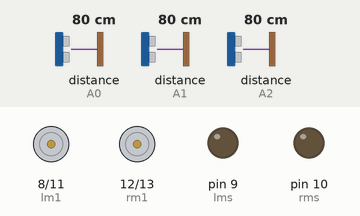
This sketch was run on a simulated Arduino Uno, built with avr-gcc and run on an emulated ATmega328P. On the bench: motor-driver pin pairs drawn as motors (green arrow = first pin HIGH = forward, orange = second pin HIGH = backward, longer = more drive), output pins drawn as LEDs (lit = HIGH). Wiring (inferred from the names in the program): 3 × ultrasonic range finder: trigger A0, echo A0 / trigger A1, echo A1 / trigger A2, echo A2. The inputs (shaded band) are chosen by the test bench; at power-on: distance to the obstacle (sensors on A0, A1, A2) 80 cm. The echo pulse lasts 58.3 µs per cm; pins used as bus, display or sensor lines are not drawn; what the sketch prints to the serial monitor is not drawn.

Above: at 0.1 s.
At 1.4 s:
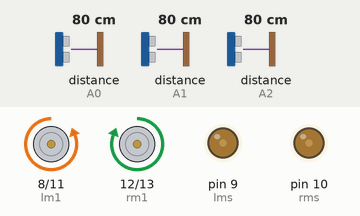
1.5 s: distance to the obstacle (sensor on A0) set to 17 cm
3.6 s: distance to the obstacle (sensor on A0) set to 13 cm
At 7.9 s:
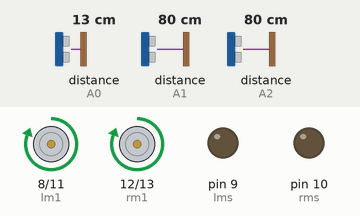
Timing chart, 0 to 12.9 s (numbered marks = the images above; inputs shaded):
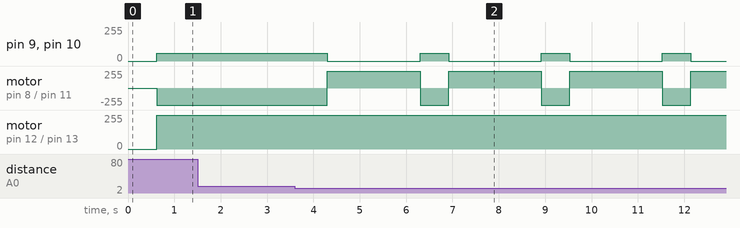

Measured:
- the behaviour switches between 16 and 15 cm on distance to the obstacle (sensor on A0) (found by bisection; images 1 and 2)
- after the input at 1.5 s, every drawn part: stays the same
- after the input at 3.6 s, pin 9 (lms), pin 10 (rms): alternates 60/255 for 0.61 s and 0/255 for 2.0 s, starting after 0.70 s; motor on pin 8 (lm1) / pin 11 (lm2): alternates forward 255/255 for 2.0 s and backward 255/255 for 0.61 s, starting after 0.70 s

The sketch:

robot_sensor.ino
```cpp
    #define S0 4
    #define S1 5
    #define S2 6
    #define S3 7
    #define sensorOut 3
    const int frequencyR = 7; //1 = bleu /--/ 4 = orange /--/ 7 = blanc |
    const int frequencyG = 8; //2 = bleu /--/ 5 = orange /--/ 8 = blanc |
    const int frequencyB = 9; //3 = bleu /--/ 6 = orange /--/ 9 = blanc |
    int cylindre = 1;

//-----------------------------------------------------------------------------
const int pingPin = A0; // capteur avant
const int pingPin1 = A1; // capteur avant droite
const int pingPin2 = A2; // capteur avant gauche

// déclaration des variable pour le temps entre deux ondes et la distance
long duration, cm=0;
long duration1, cm1=0;
long duration2, cm2=0;

//-----------------------------------------------------------------------------
int lm1 = 8 ;
int lm2 = 11;
int lms = 9;
int rm1 = 12;
int rm2 = 13;
int rms = 10;

void setup() {

 // initialise la communication série
  Serial.begin(9600);
//------------------------------------------------------------------------------
  pinMode(lm1,OUTPUT);
  pinMode(lm2,OUTPUT);
  pinMode(lms,OUTPUT);
  pinMode(rm1,OUTPUT);
  pinMode(rm2,OUTPUT);
  pinMode(rms,OUTPUT);
//------------------------------------------------------------------------------
  pinMode(S0, OUTPUT);
  pinMode(S1, OUTPUT);
  pinMode(S2, OUTPUT);
  pinMode(S3, OUTPUT);
  pinMode(sensorOut, INPUT);

   // Setting frequency-scaling to 20%
  digitalWrite(S0,LOW);
  digitalWrite(S1,HIGH);
}

void loop()
{

  pinMode(pingPin, OUTPUT);

  digitalWrite(pingPin, LOW);
  delayMicroseconds(2);
  digitalWrite(pingPin, HIGH);
  delayMicroseconds(5);
  digitalWrite(pingPin, LOW);

// on utilise pulseIn pour recevoir une durée de type long
  pinMode(pingPin, INPUT);

  duration = pulseIn(pingPin, HIGH);

  // On converti la durée en distance grâce à une fonction que vous trouverez plus bas
  cm = microsecondsToCentimeters(duration);


  delay(100);


 //---------------------------------------------------------------------------------

  pinMode(pingPin1, OUTPUT);

  digitalWrite(pingPin1, LOW);
  delayMicroseconds(2);
  digitalWrite(pingPin1, HIGH);
  delayMicroseconds(5);
  digitalWrite(pingPin1, LOW);

// on utilise pulseIn pour recevoir une durée de type long
  pinMode(pingPin1, INPUT);

  duration1 = pulseIn(pingPin1, HIGH);

  // On converti la durée en distance grâce à une fonction que vous trouverez plus bas
  cm1 = microsecondsToCentimeters(duration1);


  delay(100);
  //---------------------------------------------------------------------------------
 pinMode(pingPin2, OUTPUT);

  digitalWrite(pingPin2, LOW);
  delayMicroseconds(2);
  digitalWrite(pingPin2, HIGH);
  delayMicroseconds(5);
  digitalWrite(pingPin2, LOW);

// on utilise pulseIn pour recevoir une durée de type long
  pinMode(pingPin2, INPUT);

  duration2 = pulseIn(pingPin2, HIGH);

  // On converti la durée en distance grâce à une fonction que vous trouverez plus bas
  cm2 = microsecondsToCentimeters(duration2);


  delay(100);
  //---------------------------------------------------------------------------------
      // Setting red filtered photodiodes to be read
      digitalWrite(S2,LOW);
      digitalWrite(S3,LOW);
      // Reading the output frequency
      //frequencyR = pulseIn(sensorOut, LOW);
      //Remaping the value of the frequency to the RGB Model of 0 to 255
      //frequencyR = map(frequencyR, -30000,30000,0,255);
      // Printing the value on the serial monitor

      delay(100);
  //---------------------------------------------------------------------------------
      // Setting Green filtered photodiodes to be read
      digitalWrite(S2,HIGH);
      digitalWrite(S3,HIGH);
      // Reading the output frequency
      //frequencyG = pulseIn(sensorOut, LOW);
      //Remaping the value of the frequency to the RGB Model of 0 to 255
      //frequencyG = map(frequencyG,-30000,30000,0,255);
      // Printing the value on the serial monitor

      delay(100);
 //---------------------------------------------------------------------------------
      // Setting Blue filtered photodiodes to be read
      digitalWrite(S2,LOW);
      digitalWrite(S3,HIGH);
      // Reading the output frequency
      //frequencyB = pulseIn(sensorOut, LOW);
      //Remaping the value of the frequency to the RGB Model of 0 to 255
      //frequencyB = map(frequencyB,-30000,30000,0,255);
      // Printing the value on the serial monitor

      delay(100);
  //---------------------------------------------------------------------------------

      if (cm > 15){
    analogWrite(lms,60);
    analogWrite(rms,60);
    digitalWrite(lm2,HIGH);
    digitalWrite(rm2,LOW);
    digitalWrite(lm1,LOW);
    digitalWrite(rm1,HIGH);}
          else if (cm < 15){
          analogWrite(lms,0);
          analogWrite(rms,0);
          digitalWrite(lm2,LOW);
          digitalWrite(rm2,LOW);
          digitalWrite(lm1,HIGH);
          digitalWrite(rm1,HIGH);
          delay(2000);
              if (((frequencyR==1 && frequencyG==2 && frequencyB==3)||(frequencyR==4 && frequencyG==5 && frequencyB==6))&&(cylindre==0)){
              Serial.print("MANOEUVRE DE RECUPERATION\n");
              cylindre++;}
               else if ((frequencyR==7 && frequencyG==8 && frequencyB==9)&&(cylindre == 1)){
                Serial.print("MANOEUVRE ZONE");
               }
                 else{
                 analogWrite(lms,0);
                 analogWrite(rms,0);
                 digitalWrite(lm2,LOW);
                 digitalWrite(rm2,LOW);
                 digitalWrite(lm1,HIGH);
                 digitalWrite(rm1,HIGH);
                 delay(2000);
                  analogWrite(lms,60);
                  analogWrite(rms,60);
                  digitalWrite(lm2,LOW);
                  digitalWrite(rm2,LOW);
                  digitalWrite(lm1,HIGH);
                  digitalWrite(rm1,HIGH);
                  delay(3000);}}

      if (cm1 > 15){
      analogWrite(lms,60);
      analogWrite(rms,60);
      digitalWrite(lm2,HIGH);
      digitalWrite(rm2,LOW);
      digitalWrite(lm1,LOW);
      digitalWrite(rm1,HIGH);}
          else if (cm1 < 15){
          analogWrite(lms,0);
          analogWrite(rms,0);
          digitalWrite(lm2,LOW);
          digitalWrite(rm2,LOW);
          digitalWrite(lm1,HIGH);
          digitalWrite(rm1,HIGH);
          delay(2000);
          Serial.print("ALLIGNEMENT DU ROBOT PAR RAPPORT AU CAPTEUR DROIT\n");
                 if (((frequencyR==1 && frequencyG==2 && frequencyB==3)||(frequencyR==4 && frequencyG==5 && frequencyB==6))&&(cylindre==0)){
                 Serial.print("MANOEUVRE DE RECUPERATION\n");
                 cylindre++;}
                  else if ((frequencyR==7 && frequencyG==8 && frequencyB==9)&&(cylindre == 1)){
                  Serial.print("MANOEUVRE ZONE");}
                   else {
                   analogWrite(lms,0);
                   analogWrite(rms,0);
                   digitalWrite(lm2,LOW);
                   digitalWrite(rm2,LOW);
                   digitalWrite(lm1,HIGH);
                   digitalWrite(rm1,HIGH);
                   delay(2000);
                    analogWrite(lms,60);
                    analogWrite(rms,60);
                    digitalWrite(lm2,LOW);
                    digitalWrite(rm2,LOW);
                    digitalWrite(lm1,HIGH);
                    digitalWrite(rm1,HIGH);
                    delay(3000);}}

      if (cm2 > 15){
      analogWrite(lms,60);
      analogWrite(rms,60);
      digitalWrite(lm2,HIGH);
      digitalWrite(rm2,LOW);
      digitalWrite(lm1,LOW);
      digitalWrite(rm1,HIGH);}
          else if (cm2 < 15){
          analogWrite(lms,0);
          analogWrite(rms,0);
          digitalWrite(lm2,LOW);
          digitalWrite(rm2,LOW);
          digitalWrite(lm1,HIGH);
          digitalWrite(rm1,HIGH);
          delay(2000);
          Serial.print("ALLIGNEMENT DU ROBOT PAR RAPPORT AU CAPTEUR GAUCHE\n");
                 if (((frequencyR==1 && frequencyG==2 && frequencyB==3)||(frequencyR==4 && frequencyG==5 && frequencyB==6))&&(cylindre==0)){
                  Serial.print("MANOEUVRE DE RECUPERATION\n");
                  cylindre++;}
                   else if ((frequencyR==7 && frequencyG==8 && frequencyB==9)&&(cylindre == 1)){
                   Serial.print("MANOEUVRE ZONE");}
                     else{
                     analogWrite(lms,0);
                     analogWrite(rms,0);
                     digitalWrite(lm2,LOW);
                     digitalWrite(rm2,LOW);
                     digitalWrite(lm1,HIGH);
                     digitalWrite(rm1,HIGH);
                     delay(2000);
                      analogWrite(lms,60);
                      analogWrite(rms,60);
                      digitalWrite(lm2,HIGH);
                      digitalWrite(rm2,HIGH);
                      digitalWrite(lm1,LOW);
                      digitalWrite(rm1,LOW);
                      delay(3000);} }
                Serial.print(cylindre);
}
long microsecondsToCentimeters(long microseconds)
{
  // Comme expliqué auparavant nous divisons la durée par la vitesse et par 2 pour avoir la distance d’un aller simple.
  return microseconds / 29 / 2;
}
```
